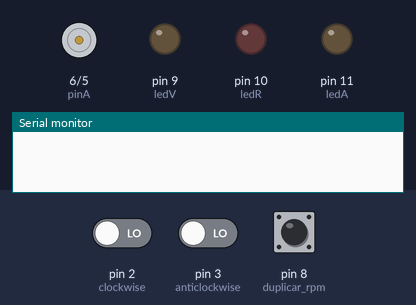
This sketch was run on a simulated Arduino Uno, built with avr-gcc and run on an emulated ATmega328P. On the bench: motor-driver pin pairs drawn as motors (green arrow = first pin HIGH = forward, orange = second pin HIGH = backward, longer = more drive), output pins drawn as LEDs (lit = HIGH), the last lines printed to the serial monitor. The inputs (shaded band) are chosen by the test bench; at power-on: pin 2 (clockwise) LOW, pin 3 (anticlockwise) LOW, pin 8 (duplicar_rpm) LOW.

Above: at 1.2 s.
1.3 s: pin 2 (clockwise) driven HIGH
At 2.5 s:
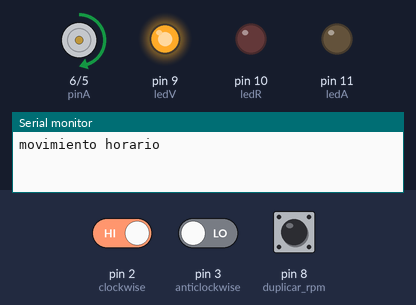
2.8 s: pin 3 (anticlockwise) driven HIGH
At 3.7 s:
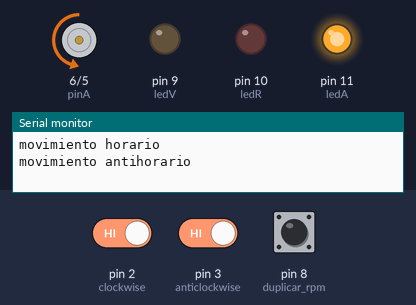
4.3 s: pin 8 (duplicar_rpm) pulled HIGH for 0.15 s
At 4.37 s:
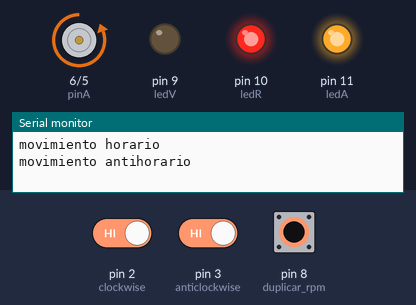
5.9 s: pin 8 (duplicar_rpm) pulled HIGH for 3.2 s
At 9.7 s:
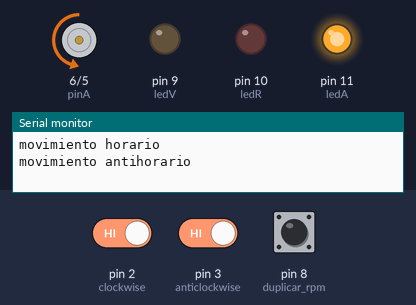
Timing chart, 0 to 11.2 s (numbered marks = the images above; inputs shaded):
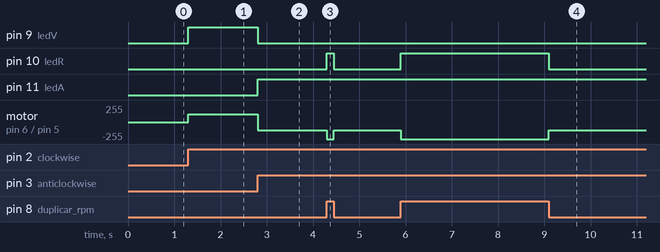

Measured:
- after the input at 1.3 s, pin 9 (ledV): LOW → HIGH at once; motor on pin 6 (pinA) / pin 5 (pinB): stopped → forward 120/255 at once
- after the input at 2.8 s, pin 9 (ledV): HIGH → LOW at once; pin 11 (ledA): LOW → HIGH at once; motor on pin 6 (pinA) / pin 5 (pinB): forward 120/255 → backward 120/255 at once
- after the input at 4.3 s, pin 10 (ledR): LOW → HIGH at once, → LOW 0.15 s later; motor on pin 6 (pinA) / pin 5 (pinB): backward 120/255 → backward 255/255 at once, → backward 120/255 0.15 s later
- after the input at 5.9 s, pin 10 (ledR): LOW → HIGH at once, → LOW 3.2 s later; motor on pin 6 (pinA) / pin 5 (pinB): backward 120/255 → backward 255/255 at once, → backward 120/255 3.2 s later

The sketch:

MOTOR_DC.ino
```cpp
//Directivas de Preprocesador
#define pinA 6
#define pinB 5
#define ledR 10
#define ledV 9
#define ledA 11
#define clockwise 2
#define anticlockwise 3
#define duplicar_rpm 8
//variables
int rpm_final;
int rpm_fijo = 120;
bool clockwiselock;
bool anticlockwiselock;

//FUNCIONES
void funcion_ISR_clockwise(void);
void funcion_ISR_anticlockwise(void);

void setup() {
  Serial.begin(9600);
pinMode(pinA, OUTPUT);
pinMode(pinB, OUTPUT);
pinMode(ledA, OUTPUT);
pinMode(ledV, OUTPUT);
pinMode(ledR, OUTPUT);
pinMode(clockwise, INPUT);
pinMode(anticlockwise, INPUT);
pinMode(duplicar_rpm, INPUT);
attachInterrupt(digitalPinToInterrupt(clockwise),funcion_ISR_clockwise,RISING); //Anclar la interrupcion del pin 2 a una Funcion ISR disparada por el flanco ascendente
attachInterrupt(digitalPinToInterrupt(anticlockwise),funcion_ISR_anticlockwise,RISING); //Anclar la interrupcion del pin 2 a una Funcion ISR disparada por el flanco ascendente
}

void loop() {
   if(digitalRead(duplicar_rpm) == HIGH){
     rpm_final = 255;
     digitalWrite(ledR, HIGH);
   }
   else{
     rpm_final = rpm_fijo;
     digitalWrite(ledR, LOW);
   }

  if(clockwiselock == HIGH && anticlockwiselock == LOW){
    analogWrite(pinA, rpm_final);
    digitalWrite(pinB, LOW);
    digitalWrite(ledV, HIGH);
    digitalWrite(ledA, LOW);
    }
  if(clockwiselock == LOW && anticlockwiselock == HIGH){
    digitalWrite(pinA, LOW);
    analogWrite(pinB, rpm_final);
    digitalWrite(ledV, LOW);
    digitalWrite(ledA, HIGH);
    }
}
  void funcion_ISR_clockwise(){  //Cuando se dispara la interrupcion por Rising
    Serial.println("movimiento horario");
   clockwiselock=HIGH;
   anticlockwiselock=LOW;

}
  void funcion_ISR_anticlockwise(){  //Cuando se dispara la interrupcion por Rising
    Serial.println("movimiento antihorario");
   clockwiselock=LOW;
   anticlockwiselock=HIGH;
}
```
